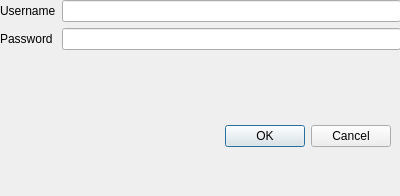
<?xml version="1.0" encoding="UTF-8"?>
<ui version="4.0">
 <class>Dialog</class>
 <widget class="QDialog" name="Dialog">
  <property name="geometry">
   <rect>
    <x>0</x>
    <y>0</y>
    <width>400</width>
    <height>196</height>
   </rect>
  </property>
  <property name="windowTitle">
   <string>Dialog</string>
  </property>
  <widget class="QDialogButtonBox" name="buttonBox">
   <property name="geometry">
    <rect>
     <x>50</x>
     <y>120</y>
     <width>341</width>
     <height>32</height>
    </rect>
   </property>
   <property name="orientation">
    <enum>Qt::Horizontal</enum>
   </property>
   <property name="standardButtons">
    <set>QDialogButtonBox::Cancel|QDialogButtonBox::Ok</set>
   </property>
  </widget>
  <widget class="QWidget" name="formLayoutWidget">
   <property name="geometry">
    <rect>
     <x>0</x>
     <y>0</y>
     <width>401</width>
     <height>80</height>
    </rect>
   </property>
   <layout class="QFormLayout" name="formLayout">
    <item row="0" column="0">
     <widget class="QLabel" name="username_label">
      <property name="text">
       <string>Username</string>
      </property>
     </widget>
    </item>
    <item row="0" column="1">
     <widget class="QLineEdit" name="username_input"/>
    </item>
    <item row="1" column="0">
     <widget class="QLabel" name="password_label">
      <property name="text">
       <string>Password</string>
      </property>
     </widget>
    </item>
    <item row="1" column="1">
     <widget class="QLineEdit" name="password_input">
      <property name="echoMode">
       <enum>QLineEdit::Password</enum>
      </property>
     </widget>
    </item>
   </layout>
  </widget>
  <widget class="QLabel" name="communication_box">
   <property name="geometry">
    <rect>
     <x>6</x>
     <y>90</y>
     <width>391</width>
     <height>20</height>
    </rect>
   </property>
   <property name="text">
    <string/>
   </property>
  </widget>
 </widget>
 <resources/>
 <connections>
  <connection>
   <sender>buttonBox</sender>
   <signal>accepted()</signal>
   <receiver>Dialog</receiver>
   <slot>accept()</slot>
   <hints>
    <hint type="sourcelabel">
     <x>248</x>
     <y>254</y>
    </hint>
    <hint type="destinationlabel">
     <x>157</x>
     <y>274</y>
    </hint>
   </hints>
  </connection>
  <connection>
   <sender>buttonBox</sender>
   <signal>rejected()</signal>
   <receiver>Dialog</receiver>
   <slot>reject()</slot>
   <hints>
    <hint type="sourcelabel">
     <x>316</x>
     <y>260</y>
    </hint>
    <hint type="destinationlabel">
     <x>286</x>
     <y>274</y>
    </hint>
   </hints>
  </connection>
 </connections>
</ui>
